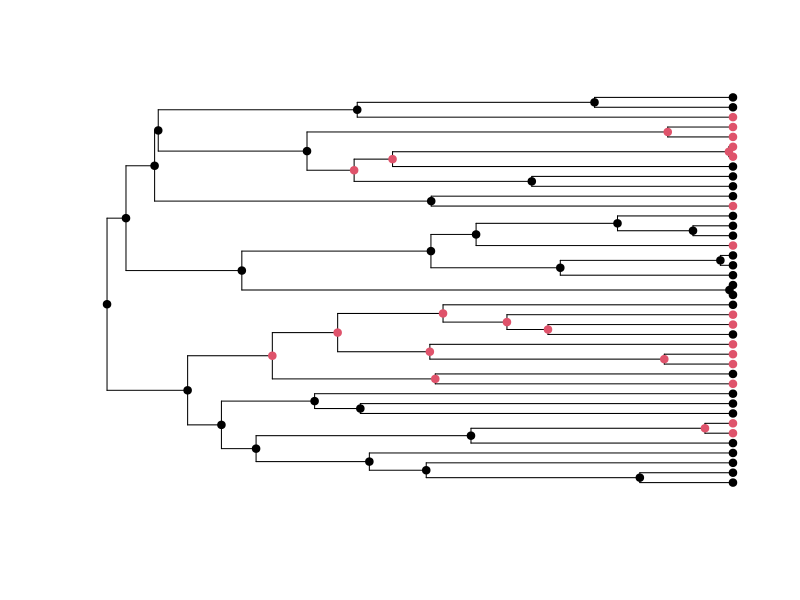
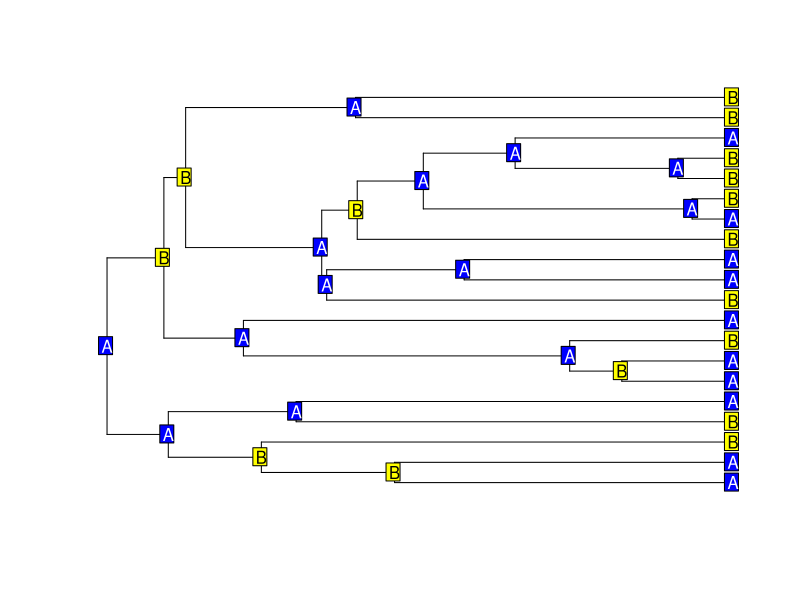

Write R code to recreate these figures, in order.
library(ape)


### Name: rTraitDisc
### Title: Discrete Character Simulation
### Aliases: rTraitDisc
### Keywords: datagen

### ** Examples

data(bird.orders)
### the two followings are the same:
rTraitDisc(bird.orders)
rTraitDisc(bird.orders, model = matrix(c(0, 0.1, 0.1, 0), 2))

### two-state model with irreversibility:
rTraitDisc(bird.orders, model = matrix(c(0, 0, 0.1, 0), 2))

### simple two-state model:
tr <- rcoal(n <- 40, br = runif)
x <- rTraitDisc(tr, ancestor = TRUE)
plot(tr, show.tip.label = FALSE)
nodelabels(pch = 19, col = x[-(1:n)])
tiplabels(pch = 19, col = x[1:n])

### an imaginary model with stasis 0.5 time unit after a node, then
### random evolution:
foo <- function(x, l) {
    if (l < 0.5) return(x)
    sample(2, size = 1)
}
tr <- rcoal(20, br = runif)
x <- rTraitDisc(tr, foo, ancestor = TRUE)
plot(tr, show.tip.label = FALSE)
co <- c("blue", "yellow")
cot <- c("white", "black")
Y <- x[1:20]
A <- x[-(1:20)]
nodelabels(A, bg = co[A], col = cot[A])
tiplabels(Y, bg = co[Y], col = cot[Y])
